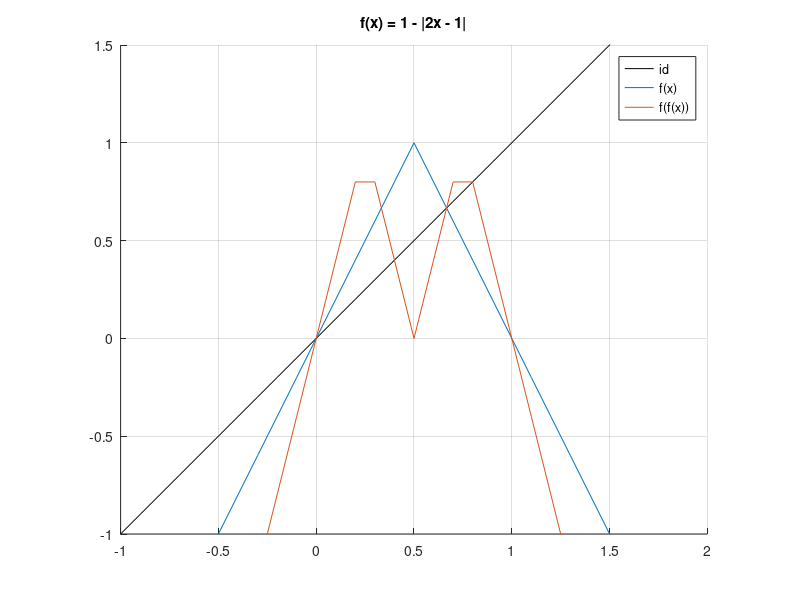

This figure's MATLAB source:
f = @(x) 1 - abs(2*x - 1);
x = -2 : 0.1 : 2;

hold on;
plot(x, x, 'k');
plot(x, f(x));
plot(x, f(f(x)));
title('f(x) = 1 - |2x - 1|');
axis equal;
grid on;
legend('id', 'f(x)', 'f(f(x))');
xlim([-1, 2]);
ylim([-1, 1.5]);

% statiotary points: 
% 1) (0, 0)
% 2) a solution of <y === x && y == 2 - 2x>, i.e. 
%    (2/3, 2/3)
% 
% 2-cycles: could be found as solutions of
% 1) <y == x && y == 2 - 4*x>, i.e.
%    (2/5, 2/5)
% 2) <y == x && y == 4 - 4*x>, i.e.
%    (4/5, 4/5)
